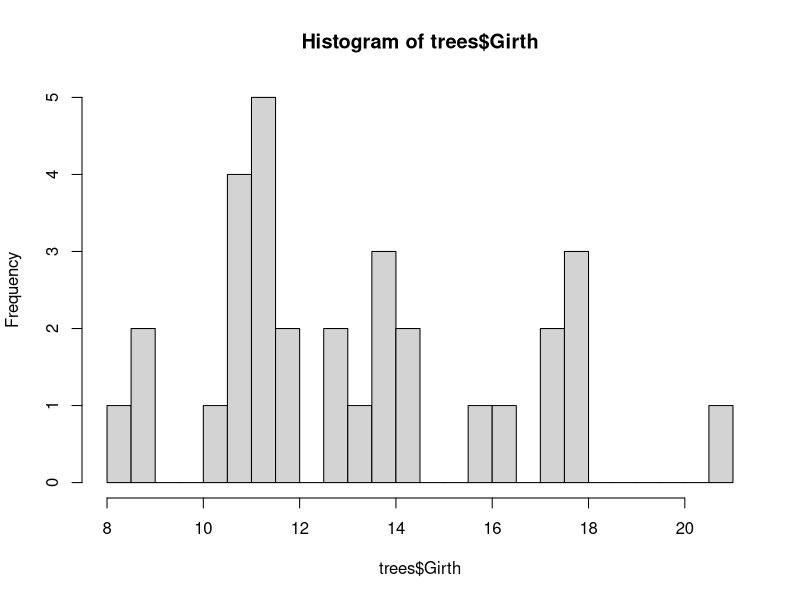
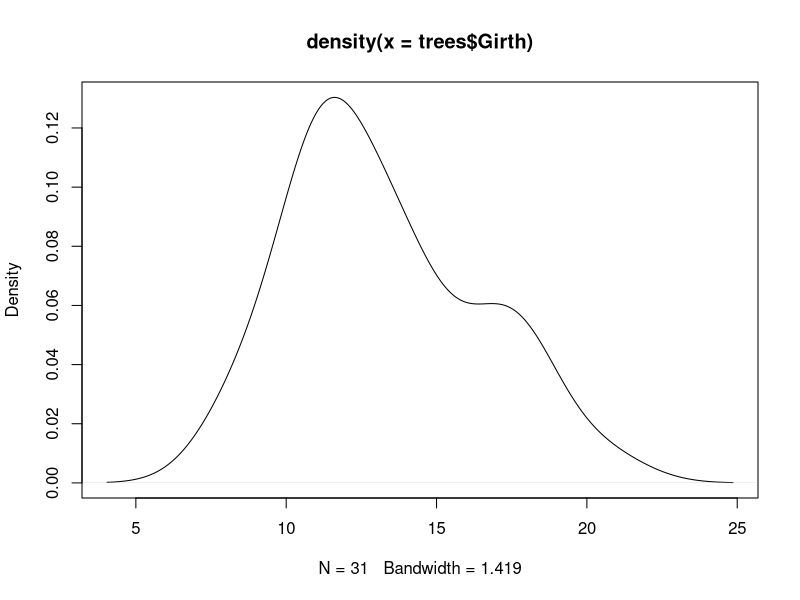
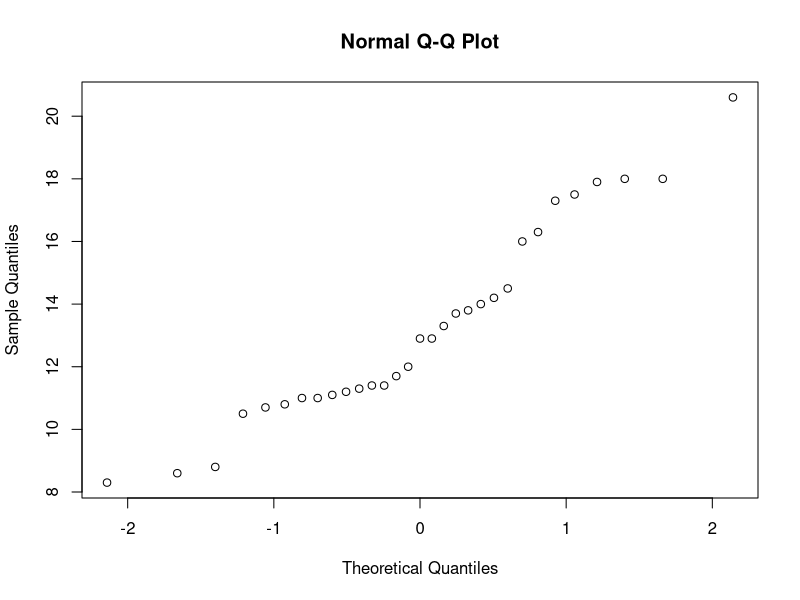

The R script that drew these images, in order: (Note: this script raises an error after producing the figures.)
#limpiar datos
rm(list=ls())
#limpiar consola
cat("\014")
data(trees)
#Metodos graficos
#histograma
hist(trees$Girth,20)
#histograma suavizado
plot(density(trees$Girth))
#?trees     
#qqplot
qqnorm(trees$Girth)
qqplot(trees$Girth,dist="exp")
#funcion acumulativa
curva<-ecdf(trees$Girth)
plot(curve)
qqnorm(trees$Girth)
# Ho Normal
# Ha No normal

#  Prueba de Kolmogorov-Smirnov ####### 
media= mean(trees$Girth)
sd1= sd(trees$Girth)
ks.test(trees$Girth,"pnorm",mean=media,sd=sd1)

#grafica de funcion acumulativa
curva1<-ecdf(trees$Girth)
#empirirca
curve(ecdf(trees$Girth)(x),xlim = extendrange(trees$Girth),type="s",lwd=2)

#normal
curve(pnorm(x,mean=media,sd=sd1),add=TRUE,col="red",lwd=2)

#Pruebas de bondad de ajuste con paqueterias
#install.packages("fitdistrplus")
library(fitdistrplus)
